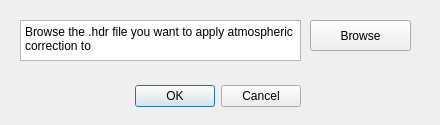
<?xml version="1.0" encoding="UTF-8"?>
<ui version="4.0">
 <class>DataAnalyserDialogBase</class>
 <widget class="QDialog" name="DataAnalyserDialogBase">
  <property name="geometry">
   <rect>
    <x>0</x>
    <y>0</y>
    <width>440</width>
    <height>125</height>
   </rect>
  </property>
  <property name="windowTitle">
   <string>Data Analyser</string>
  </property>
  <widget class="QDialogButtonBox" name="button_box">
   <property name="geometry">
    <rect>
     <x>-40</x>
     <y>80</y>
     <width>341</width>
     <height>32</height>
    </rect>
   </property>
   <property name="orientation">
    <enum>Qt::Horizontal</enum>
   </property>
   <property name="standardButtons">
    <set>QDialogButtonBox::Cancel|QDialogButtonBox::Ok</set>
   </property>
  </widget>
  <widget class="QPushButton" name="browseButton">
   <property name="geometry">
    <rect>
     <x>310</x>
     <y>20</y>
     <width>101</width>
     <height>31</height>
    </rect>
   </property>
   <property name="text">
    <string>Browse</string>
   </property>
  </widget>
  <widget class="QPlainTextEdit" name="plainTextEdit">
   <property name="geometry">
    <rect>
     <x>20</x>
     <y>20</y>
     <width>281</width>
     <height>41</height>
    </rect>
   </property>
   <property name="plainText">
    <string>Browse the .hdr file you want to apply atmospheric correction to</string>
   </property>
  </widget>
 </widget>
 <resources/>
 <connections>
  <connection>
   <sender>button_box</sender>
   <signal>accepted()</signal>
   <receiver>DataAnalyserDialogBase</receiver>
   <slot>accept()</slot>
   <hints>
    <hint type="sourcelabel">
     <x>20</x>
     <y>20</y>
    </hint>
    <hint type="destinationlabel">
     <x>20</x>
     <y>20</y>
    </hint>
   </hints>
  </connection>
  <connection>
   <sender>button_box</sender>
   <signal>rejected()</signal>
   <receiver>DataAnalyserDialogBase</receiver>
   <slot>reject()</slot>
   <hints>
    <hint type="sourcelabel">
     <x>20</x>
     <y>20</y>
    </hint>
    <hint type="destinationlabel">
     <x>20</x>
     <y>20</y>
    </hint>
   </hints>
  </connection>
 </connections>
</ui>
